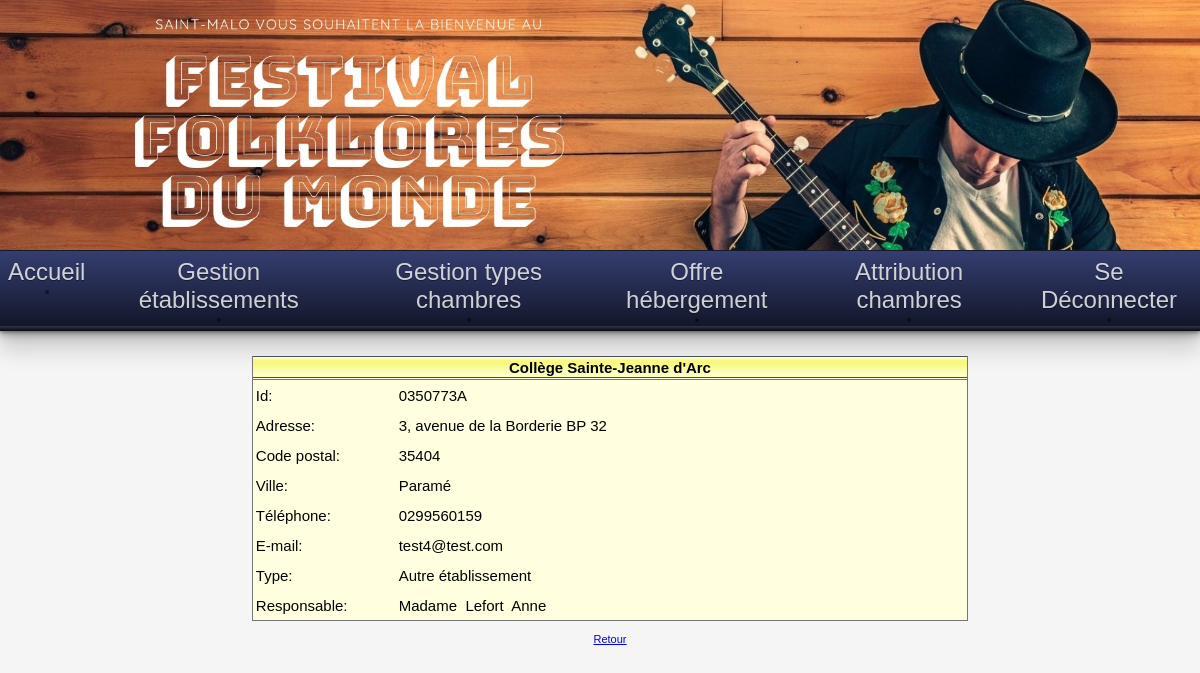
Page /index.php?uc=gestEtabs&action=detailEtab&id=0350773A (signed in) on the committed database.
### tables this page shows
CREATE TABLE IF NOT EXISTS `etablissement` (
  `id` char(8) NOT NULL,
  `nom` varchar(45) NOT NULL,
  `adresseRue` varchar(45) NOT NULL,
  `codePostal` char(5) NOT NULL,
  `ville` varchar(35) NOT NULL,
  `tel` varchar(13) NOT NULL,
  `adresseElectronique` varchar(70) DEFAULT NULL,
  `type` tinyint(4) NOT NULL,
  `civiliteResponsable` varchar(12) NOT NULL,
  `nomResponsable` varchar(25) NOT NULL,
  `prenomResponsable` varchar(25) DEFAULT NULL,
  PRIMARY KEY (`id`)
);

### modele/class.pdofestival.inc.php (called while the page is built, shortened)
<?php
class PdoFestival
{
    private static $serveur = 'mysql:host=localhost';
    private static $bdd = 'dbname=festival';
	private static $port = 'port=3307';
    private static $user = 'festival';
    private static $mdp = '';
    private static $monPdo;
    private static $monPdoFestival = null;
    private function __construct()
    {
		try{
			PdoFestival::$monPdo = new PDO(
				PdoFestival::$serveur . ';' . PdoFestival::$port . ';' . PdoFestival::$bdd,
				PdoFestival::$user,
				PdoFestival::$mdp
			);
		}catch(Exception $ex)
		{
			echo $ex->getMessage();
		}
        PdoFestival::$monPdo->query('SET CHARACTER SET utf8');
    }
    public static function getPdoFestival()
    {
        if (PdoFestival::$monPdoFestival == null) {
            PdoFestival::$monPdoFestival = new PdoFestival();
        }
        return PdoFestival::$monPdoFestival;
    }
    public function obtenirDetailEtablissement($id)
    {
        $requetePrepare = PdoFestival::$monPdo->prepare(
            'SELECT * '
            . 'FROM Etablissement '
            . 'WHERE id=:unId'
        );
        $requetePrepare->bindParam(':unId', $id, PDO::PARAM_STR);
        $requetePrepare->execute();
        return $requetePrepare->fetch(PDO::FETCH_OBJ);
    }
}

### vues/GestionEtablissements/v_ObtenirDetailEtablissement.php (the view, shortened to what this page needs)
<link href="css/GestionEtablissements/css_ObtenirDetailEtablissement.css" rel="stylesheet" type="text/css"/>
<br>
<table class="tabNonQuadrille" id="TabDetailEtablissement">
    <tr class="enTeteTabNonQuad">
        <td colspan="3"><strong><?= $unEtab->nom ?></strong></td>
    </tr>
    <tr class="ligneTabNonQuad">
        <td  width="20%"> Id: </td>
        <td><?= $unEtab->id ?></td>
    </tr>
    <tr class="ligneTabNonQuad">
        <td> Adresse: </td>
        <td><?= $unEtab->adresseRue ?></td>
    </tr>
    <tr class="ligneTabNonQuad">
        <td> Code postal: </td>
        <td><?= $unEtab->codePostal ?></td>
    </tr>
    <tr class="ligneTabNonQuad">
        <td> Ville: </td>
        <td><?= $unEtab->ville ?></td>
    </tr>
    <tr class="ligneTabNonQuad">
        <td> Téléphone: </td>
        <td><?= $unEtab->tel ?></td>
    </tr>
    <tr class="ligneTabNonQuad">
        <td> E-mail: </td>
        <td><?= $unEtab->adresseElectronique ?></td>
    </tr>
    <tr class="ligneTabNonQuad">
        <td> Type: </td>
        <?php
        if ($unEtab->type == 1) {
            ?>
            <td> Etablissement scolaire </td>
            <?php
        } else {
            ?>
            <td> Autre établissement </td>
            <?php
        }
        ?>
    </tr>
    <tr class="ligneTabNonQuad">
        <td> Responsable: </td>
        <td><?= $unEtab->civiliteResponsable ?>&nbsp; <?= $unEtab->nomResponsable ?>&nbsp; <?= $unEtab->prenomResponsable ?></td>
    </tr>
</table>
<br>
<a href="?uc=gestEtabs">Retour</a>

### css/cssGeneral.css (style rules this page uses)
body { margin:0; overflow: hidden; overflow-y: scroll; }
.basePage { background-color:whitesmoke; color:black; font:11px Arial, Helvetica, sans-serif; }
.basePage * { margin:0 auto; text-align: center; }
td,tr,div,p { font:11px Arial, Helvetica, sans-serif; }
table.tabNonQuadrille { background-color:#FFFFC0; color:black; border-bottom:1px solid #777777; border-right:1px solid #777777; border-left:1px solid #777777; border-top:1px #777777; }
tr.enTeteTabNonQuad td { background-image:url('../images/xpBarre.jpg'); background-color:#FFFFC0; color:black; height:21px; text-align:center; border-bottom:1px solid #777777; }
tr.ligneTabNonQuad td { background-color:#FFFFE0; color:black; text-align:left; height:28px; padding-left:3px; }
.tabNonQuadrille * { font-size: 15px; }

### css/css_GestionEtablissements.css (style rules this page uses)
#TabDetailEtablissement.tabNonQuadrille { width: 60%; border-spacing: 0 0; }

### css/GestionEtablissements/css_ObtenirDetailEtablissement.css (style rules this page uses)
#TabDetailEtablissement.tabNonQuadrille { width: 60%; border-spacing: 0 0; }

### rows in the picture
etablissement: nom "Collège Sainte-Jeanne d'Arc", id "0350773A", adresseRue "3, avenue de la Borderie BP 32", codePostal "35404", ville "Paramé", tel "0299560159", adresseElectronique "test4@test.com", civiliteResponsable "Madame", nomResponsable "Lefort", prenomResponsable "Anne"

### other values in the picture
$nom "Accueil Gestion établissements Gestion types chambres Offre hébergement Attribution chambres Se Déconnecter"
